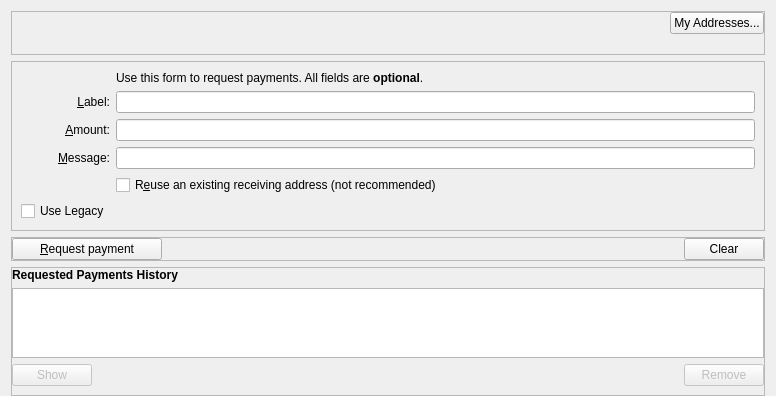
<?xml version="1.0" encoding="UTF-8"?>
<ui version="4.0">
    <class>ReceiveCoinsDialog</class>
    <widget class="QWidget" name="ReceiveCoinsDialog">
        <property name="geometry">
            <rect>
                <x>0</x>
                <y>0</y>
                <width>776</width>
                <height>387</height>
            </rect>
        </property>
        <layout class="QVBoxLayout" name="verticalLayout" stretch="0,0,0,0,1">
            <property name="bottomMargin">
                <number>0</number>
            </property>
            <item>
                <widget class="QFrame" name="frameSendTopButton">
                    <property name="sizePolicy">
                        <sizepolicy hsizetype="Expanding" vsizetype="Expanding">
                            <horstretch>0</horstretch>
                            <verstretch>0</verstretch>
                        </sizepolicy>
                    </property>
                    <property name="maximumSize">
                        <size>
                            <width>16777215</width>
                            <height>16777215</height>
                        </size>
                    </property>
                    <property name="frameShape">
                        <enum>QFrame::StyledPanel</enum>
                    </property>
                    <property name="frameShadow">
                        <enum>QFrame::Sunken</enum>
                    </property>
                    <layout class="QHBoxLayout" name="topSendButtons">
                         <property name="topMargin">
                            <number>0</number>
                        </property>
                        <property name="bottomMargin">
                            <number>20</number>
                        </property>
                        <property name="leftMargin">
                            <number>0</number>
                        </property>
                        <property name="rightMargin">
                            <number>0</number>
                        </property>
                        <item>
                            <spacer name="horizontalSpacerWalletSecruity">
                                <property name="orientation">
                                    <enum>Qt::Horizontal</enum>
                                </property>
                                <property name="sizeHint" stdset="0">
                                    <size>
                                        <width>40</width>
                                        <height>1</height>
                                    </size>
                                </property>
                            </spacer>
                        </item>
                        <item>
                            <widget class="QPushButton" name="receivingAddressesButton">
                                <property name="toolTip">
                                    <string>Clear all fields of the form.</string>
                                </property>
                                <property name="text">
                                    <string>My Addresses...</string>
                                </property>
                                <property name="autoDefault">
                                    <bool>false</bool>
                                </property>
                            </widget>
                        </item>
                    </layout>
                </widget>
            </item>
            <item>
                <widget class="QFrame" name="frameReceiveForm">
                    <property name="sizePolicy">
                        <sizepolicy hsizetype="Preferred" vsizetype="Expanding">
                            <horstretch>0</horstretch>
                            <verstretch>0</verstretch>
                        </sizepolicy>
                    </property>
                    <property name="frameShape">
                        <enum>QFrame::StyledPanel</enum>
                    </property>
                    <property name="frameShadow">
                        <enum>QFrame::Sunken</enum>
                    </property>
                    <layout class="QVBoxLayout" name="verticalLayout_3">
                        <item>
                            <layout class="QGridLayout" name="gridLayout">
                                <item row="7" column="2">
                                    <widget class="QCheckBox" name="reuseAddress">
                                        <property name="toolTip">
                                            <string>Reuse one of the previously used receiving addresses.&lt;br&gt;Reusing addresses has security and privacy issues.&lt;br&gt;Do not use this unless re-generating a payment request made before.</string>
                                        </property>
                                        <property name="text">
                                            <string>R&amp;euse an existing receiving address (not recommended)</string>
                                        </property>
                                    </widget>
                                </item>
                                <item row="7" column="0">
                                    <widget class="QLabel" name="label_4">
                                        <property name="text">
                                            <string/>
                                        </property>
                                    </widget>
                                </item>
                                <item row="6" column="0">
                                    <widget class="QLabel" name="label_3">
                                        <property name="toolTip">
                                            <string>An optional message to attach to the payment request, which will be displayed when the request is opened. Note: The message will not be sent with the payment over the Galactrum network.</string>
                                        </property>
                                        <property name="text">
                                            <string>&amp;Message:</string>
                                        </property>
                                        <property name="alignment">
                                            <set>Qt::AlignRight|Qt::AlignTrailing|Qt::AlignVCenter</set>
                                        </property>
                                        <property name="buddy">
                                            <cstring>reqMessage</cstring>
                                        </property>
                                    </widget>
                                </item>
                                <item row="4" column="2">
                                    <widget class="QLineEdit" name="reqLabel">
                                        <property name="toolTip">
                                            <string>An optional label to associate with the new receiving address.</string>
                                        </property>
                                    </widget>
                                </item>
                                <item row="6" column="2">
                                    <widget class="QLineEdit" name="reqMessage">
                                        <property name="toolTip">
                                            <string>An optional message to attach to the payment request, which will be displayed when the request is opened.&lt;br&gt;Note: The message will not be sent with the payment over the Galactrum network.</string>
                                        </property>
                                    </widget>
                                </item>
                                <!--item>
                                    <widget class="QCheckBox" name="useBech32">
                                    <property name="text">
                                    <string>Use Bech32</string>
                                    </property>
                                    </widget>
                                </item-->
                                <item>
                                    <widget class="QCheckBox" name="useLegacy">
                                    <property name="text">
                                    <string>Use Legacy</string>
                                    </property>
                                    </widget>
                                </item>
                                <item row="2" column="2">
                                    <widget class="QLabel" name="labelRequestForm">
                                        <property name="text">
                                            <string>Use this form to request payments. All fields are &lt;b&gt;optional&lt;/b&gt;.</string>
                                        </property>
                                    </widget>
                                </item>
                                <item row="4" column="0">
                                    <widget class="QLabel" name="label_2">
                                        <property name="toolTip">
                                            <string>An optional label to associate with the new receiving address.</string>
                                        </property>
                                        <property name="text">
                                            <string>&amp;Label:</string>
                                        </property>
                                        <property name="alignment">
                                            <set>Qt::AlignRight|Qt::AlignTrailing|Qt::AlignVCenter</set>
                                        </property>
                                        <property name="buddy">
                                            <cstring>reqLabel</cstring>
                                        </property>
                                    </widget>
                                </item>
                                <item row="5" column="0">
                                    <widget class="QLabel" name="label">
                                        <property name="toolTip">
                                            <string>An optional amount to request. Leave this empty or zero to not request a specific amount.</string>
                                        </property>
                                        <property name="text">
                                            <string>&amp;Amount:</string>
                                        </property>
                                        <property name="alignment">
                                            <set>Qt::AlignRight|Qt::AlignTrailing|Qt::AlignVCenter</set>
                                        </property>
                                        <property name="buddy">
                                            <cstring>reqAmount</cstring>
                                        </property>
                                    </widget>
                                </item>
                                <item row="5" column="2">
                                    <widget class="BitcoinAmountField" name="reqAmount">
                                        <property name="minimumSize">
                                            <size>
                                                <width>80</width>
                                                <height>0</height>
                                            </size>
                                        </property>
                                        <property name="toolTip">
                                            <string>An optional amount to request. Leave this empty or zero to not request a specific amount.</string>
                                        </property>
                                    </widget>
                                </item>
                            </layout>
                        </item>
                    </layout>
                </widget>
            </item>
            <item>
                <widget class="QFrame" name="frame2">
                    <property name="sizePolicy">
                        <sizepolicy hsizetype="Preferred" vsizetype="Expanding">
                            <horstretch>0</horstretch>
                            <verstretch>0</verstretch>
                        </sizepolicy>
                    </property>
                    <property name="frameShape">
                        <enum>QFrame::StyledPanel</enum>
                    </property>
                    <property name="frameShadow">
                        <enum>QFrame::Sunken</enum>
                    </property>
                    <layout class="QVBoxLayout" name="verticalLayout_3_2">
                        <property name="leftMargin">
                            <number>0</number>
                        </property>
                        <property name="topMargin">
                            <number>0</number>
                        </property>
                        <property name="rightMargin">
                            <number>0</number>
                        </property>
                        <property name="bottomMargin">
                            <number>0</number>
                        </property>
                        <item>
                            <layout class="QHBoxLayout" name="horizontalLayout">
                                <property name="leftMargin">
                                    <number>0</number>
                                </property>
                                <property name="topMargin">
                                    <number>0</number>
                                </property>
                                <property name="rightMargin">
                                    <number>0</number>
                                </property>
                                <property name="bottomMargin">
                                    <number>0</number>
                                </property>
                                <item>
                                    <widget class="QPushButton" name="receiveButton">
                                        <property name="minimumSize">
                                            <size>
                                                <width>150</width>
                                                <height>0</height>
                                            </size>
                                        </property>
                                        <property name="text">
                                            <string>&amp;Request payment</string>
                                        </property>
                                    </widget>
                                </item>
                                <item>
                                    <spacer name="horizontalSpacer">
                                        <property name="orientation">
                                            <enum>Qt::Horizontal</enum>
                                        </property>
                                        <property name="sizeHint" stdset="0">
                                            <size>
                                                <width>40</width>
                                                <height>20</height>
                                            </size>
                                        </property>
                                    </spacer>
                                </item>
                                <item>
                                    <widget class="QPushButton" name="clearButton">
                                        <property name="sizePolicy">
                                            <sizepolicy hsizetype="Minimum" vsizetype="Fixed">
                                                <horstretch>0</horstretch>
                                                <verstretch>0</verstretch>
                                            </sizepolicy>
                                        </property>
                                        <property name="toolTip">
                                            <string>Clear all fields of the form.</string>
                                        </property>
                                        <property name="text">
                                            <string>Clear</string>
                                        </property>
                                        <property name="autoDefault">
                                            <bool>false</bool>
                                        </property>
                                    </widget>
                                </item>
                            </layout>
                        </item>
                    </layout>
                </widget>
            </item>
            <item>
                <spacer name="verticalSpacer_2">
                    <property name="orientation">
                        <enum>Qt::Vertical</enum>
                    </property>
                    <property name="sizeHint" stdset="0">
                        <size>
                            <width>20</width>
                            <height>10</height>
                        </size>
                    </property>
                </spacer>
            </item>
            <item>
                <widget class="QFrame" name="frameHistory">
                    <property name="sizePolicy">
                        <sizepolicy hsizetype="Preferred" vsizetype="Expanding">
                            <horstretch>0</horstretch>
                            <verstretch>0</verstretch>
                        </sizepolicy>
                    </property>
                    <property name="frameShape">
                        <enum>QFrame::StyledPanel</enum>
                    </property>
                    <property name="frameShadow">
                        <enum>QFrame::Raised</enum>
                    </property>
                    <layout class="QVBoxLayout" name="verticalLayout_2">
                        <property name="leftMargin">
                            <number>0</number>
                        </property>
                        <property name="topMargin">
                            <number>0</number>
                        </property>
                        <property name="rightMargin">
                            <number>0</number>
                        </property>
                        <item>
                            <widget class="QLabel" name="labelRequestedPaymentsHistory">
                                <property name="font">
                                    <font>
                                        <weight>75</weight>
                                        <bold>true</bold>
                                    </font>
                                </property>
                                <property name="text">
                                    <string>Requested Payments History</string>
                                </property>
                            </widget>
                        </item>
                        <item>
                            <widget class="QTableView" name="recentRequestsView">
                                <property name="contextMenuPolicy">
                                    <enum>Qt::CustomContextMenu</enum>
                                </property>
                                <property name="tabKeyNavigation">
                                    <bool>false</bool>
                                </property>
                                <property name="sortingEnabled">
                                    <bool>true</bool>
                                </property>
                            </widget>
                        </item>
                        <item>
                            <layout class="QHBoxLayout" name="horizontalLayout_2">
                                <item>
                                    <widget class="QPushButton" name="showRequestButton">
                                        <property name="enabled">
                                            <bool>false</bool>
                                        </property>
                                        <property name="toolTip">
                                            <string>Show the selected request (does the same as double clicking an entry)</string>
                                        </property>
                                        <property name="text">
                                            <string>Show</string>
                                        </property>
                                        <property name="autoDefault">
                                            <bool>false</bool>
                                        </property>
                                    </widget>
                                </item>
                                <item>
                                    <spacer name="horizontalSpacer_2">
                                        <property name="orientation">
                                            <enum>Qt::Horizontal</enum>
                                        </property>
                                        <property name="sizeHint" stdset="0">
                                            <size>
                                                <width>40</width>
                                                <height>20</height>
                                            </size>
                                        </property>
                                    </spacer>
                                </item>
                                <item>
                                    <widget class="QPushButton" name="removeRequestButton">
                                        <property name="enabled">
                                            <bool>false</bool>
                                        </property>
                                        <property name="toolTip">
                                            <string>Remove the selected entries from the list</string>
                                        </property>
                                        <property name="text">
                                            <string>Remove</string>
                                        </property>
                                        <property name="autoDefault">
                                            <bool>false</bool>
                                        </property>
                                    </widget>
                                </item>
                            </layout>
                        </item>
                    </layout>
                </widget>
            </item>
        </layout>
    </widget>
    <customwidgets>
        <customwidget>
            <class>BitcoinAmountField</class>
            <extends>QLineEdit</extends>
            <header>bitcoinamountfield.h</header>
            <container>1</container>
        </customwidget>
    </customwidgets>
    <tabstops>
        <tabstop>reqLabel</tabstop>
        <tabstop>reqAmount</tabstop>
        <tabstop>reqMessage</tabstop>
        <tabstop>reuseAddress</tabstop>
        <tabstop>receiveButton</tabstop>
        <tabstop>clearButton</tabstop>
        <tabstop>recentRequestsView</tabstop>
        <tabstop>showRequestButton</tabstop>
        <tabstop>removeRequestButton</tabstop>
    </tabstops>
    <resources>
        <include location="../galactrum.qrc"/>
    </resources>
    <connections/>
</ui>
